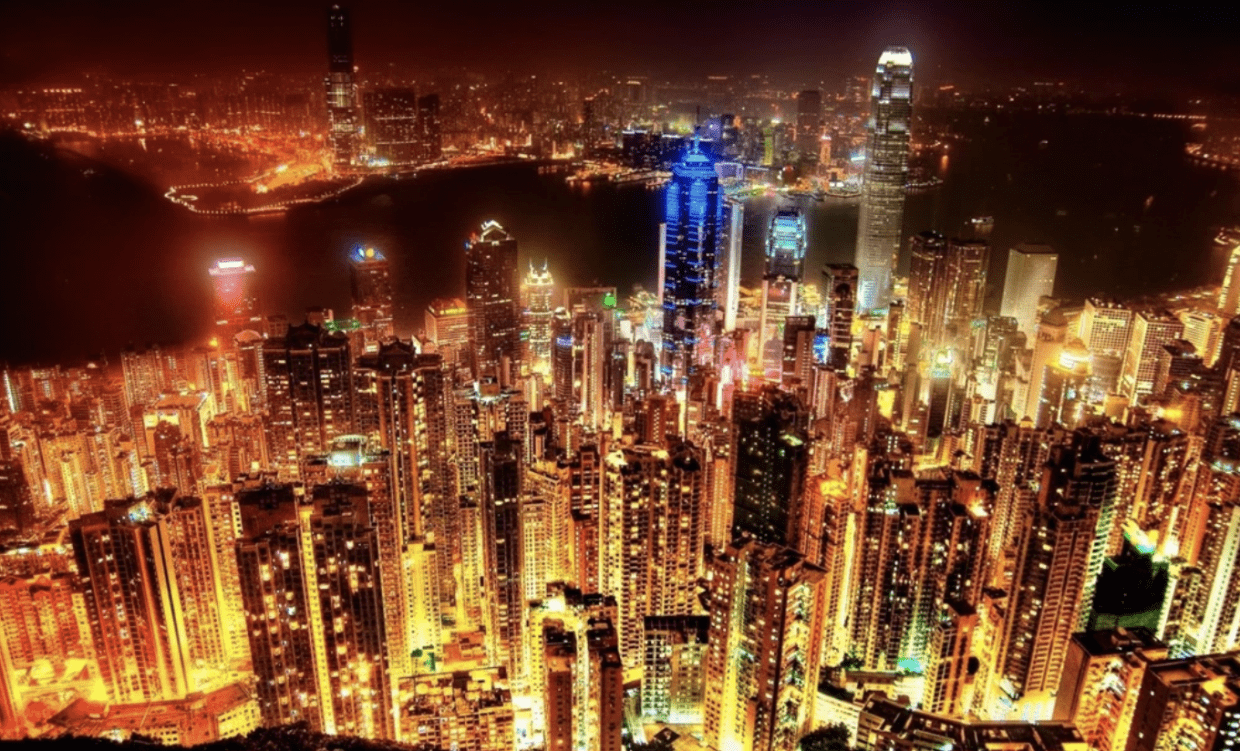
%> input picture Lecture-09/city1.png, 1240 x 751 px
$ octave test.m   (GNU Octave 9; MATLAB toolbox functions it lacks are replaced by stand-ins)
%> lines starting %> are read from the running program, lines starting %| are printed output that depends on the picture; in (x1, y1, x2, y2) boxes, pixels count from 0 and x2, y2 are one past the last pixel; in counts of white or black regions, pixels touching at a corner belong together; the program's own positions count from 1
%% Lab 6: Mini Project – Night city: sharpen + recolor lights
close all; clear; clc;

%% 1) Load (colour), robust to indexed / grayscale PNGs
[X, map] = imread('city1.png');
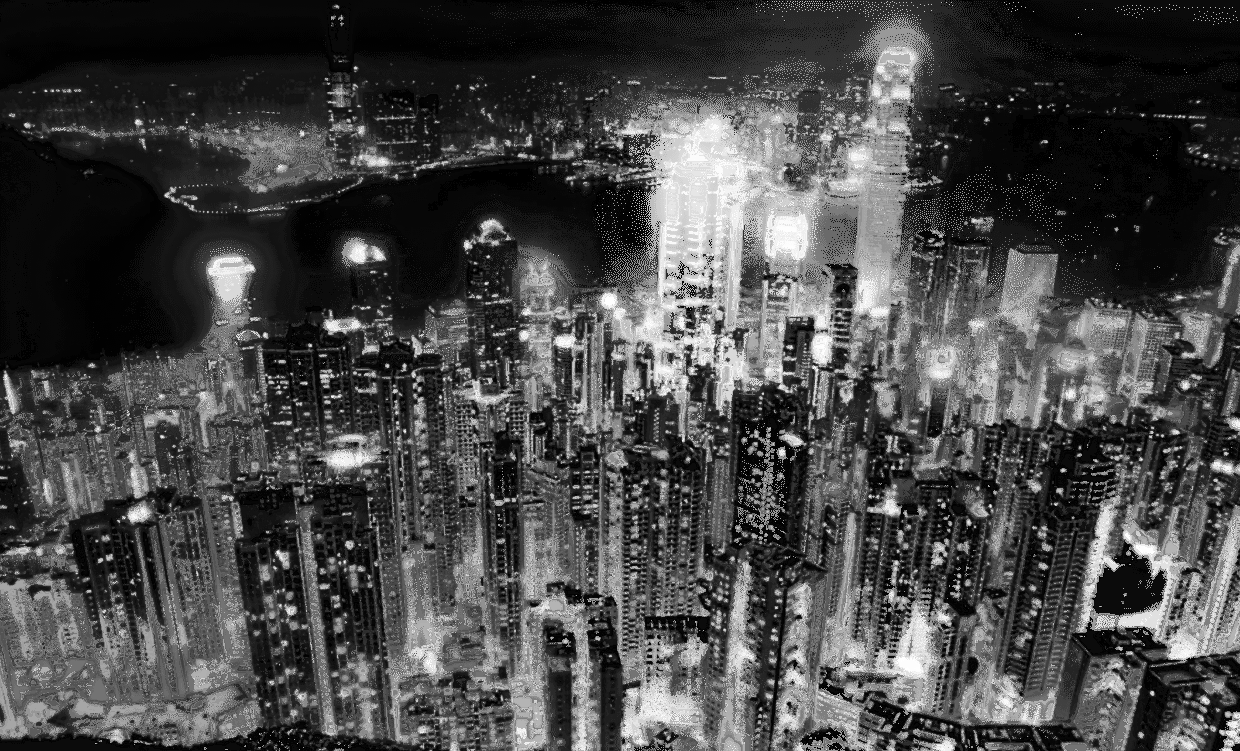
%> X: size 751x1240 uint8; min 0, max 255, mean 71.3
%> map = 256 rows, first 12: [0.0941 0.0196 0.0157; 0.188 0.0275 0.0118; 0.212 0.0314 0.0157; 0.0549 0.0157 0.0157; 0.165 0.0275 0.0118; 0.149 0.0196 0.0118; 0.114 0.0392 0.0118; 0.11 0.0157 0.0118; 0.129 0.0196 0.0118; 0.0784 0.0157 0.0118; 0.133 0.051 0.0157; 0.0235 0.00784 0.0118]
if ~isempty(map)
    RGB = ind2rgb(X, map);                % palette PNG -> true colour (already double)
else
    RGB = im2double(X);
    if size(RGB,3) == 1, RGB = repmat(RGB, 1, 1, 3); end   % grayscale -> 3 channels
end
[M,N,~] = size(RGB);
%> M = 751; N = 1240

%% 2) Denoise lightness only (night shots are noisy; sharpening would amplify it)
lab = rgb2lab(RGB);
%> lab: size 751x1240x3 double; mean of channels 1, 2, 3 34, 16.2, 23
L = lab(:,:,1) / 100;                     % [0,1]
L = medfilt2(L, [3 3], 'symmetric');

%% 3) Sharpen: frequency-domain high-boost (unsharp mask)
%    H_hb = 1 + k*(1 - H_LP)  -> passes lows unchanged, boosts highs by (1+k)
[u,v] = meshgrid(-floor(N/2):ceil(N/2)-1, -floor(M/2):ceil(M/2)-1);
D = sqrt(u.^2 + v.^2);
sigma = 40;  k = 1.5;                     % tune: smaller sigma = coarser detail boosted
H_hb = 1 + k*(1 - exp(-D.^2/(2*sigma^2)));
Lp = padarray(L, [M N], 'symmetric', 'post');   % pad to avoid wrap-around at borders
Fp = fftshift(fft2(Lp));
[Mp,Np] = size(Lp);
%> Mp = 1502; Np = 2480
[up,vp] = meshgrid(-floor(Np/2):ceil(Np/2)-1, -floor(Mp/2):ceil(Mp/2)-1);
Dp = sqrt((up*N/Np).^2 + (vp*M/Mp).^2);   % same physical cutoff on padded grid
H_hb = 1 + k*(1 - exp(-Dp.^2/(2*sigma^2)));
L_sh = real(ifft2(ifftshift(Fp .* H_hb)));
L_sh = min(max(L_sh(1:M,1:N), 0), 1);
%> L_sh: size 751x1240 double

lab_sh = lab;  lab_sh(:,:,1) = 100*L_sh;
%> after `lab_sh(:,:,1) = 100*L_sh`: lab_sh: size 751x1240x3 double; mean of channels 1, 2, 3 33.9, 16.2, 23
RGB_sh = min(max(lab2rgb(lab_sh), 0), 1);

%% 4) Recolor the lights
hsv = rgb2hsv(RGB);                       % detect on the un-sharpened image (no halos)
%> hsv: size 751x1240x3 double; mean H, S, V 0.11, 0.7, 0.458
V = hsv(:,:,3);  S = hsv(:,:,2);
H = hsv(:,:,1);
mask = V > 0.6 & S > 0.3 & H > 0.03 & H < 0.14;   % orange-ish only
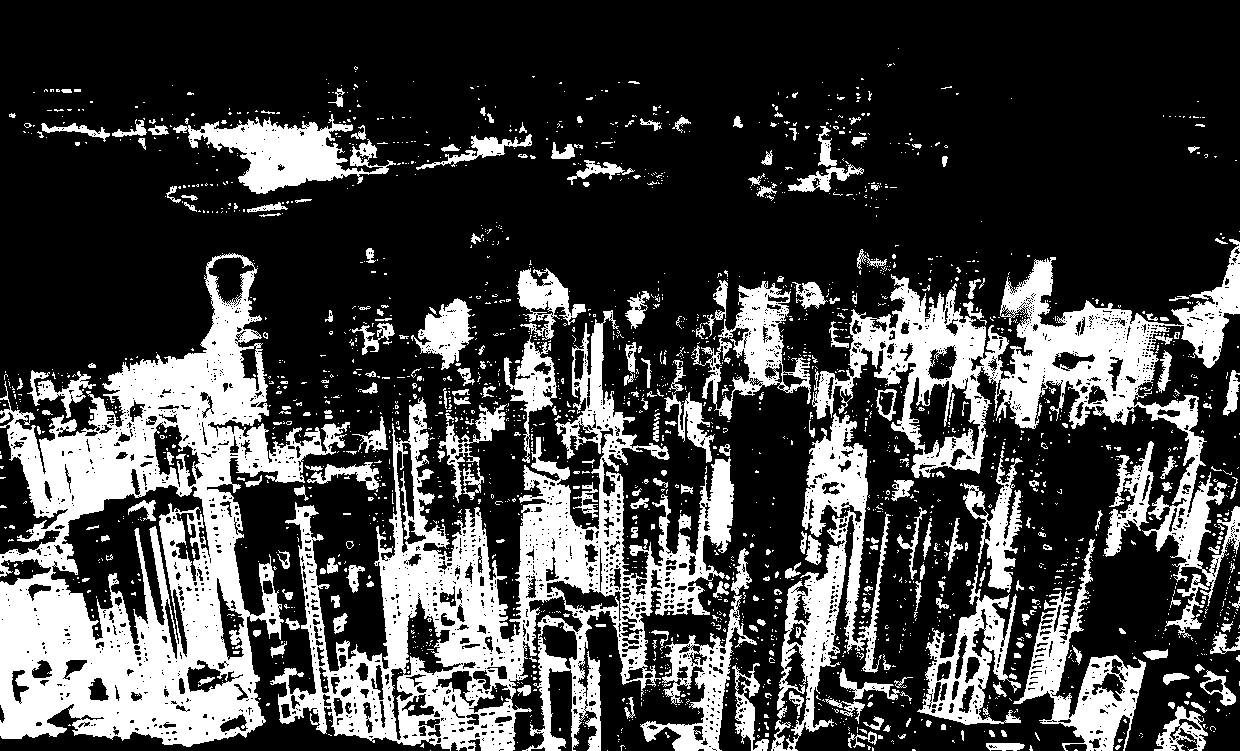
%> mask: size 751x1240 logical; 26.9% white; 2267 white regions (1978 under 20 px), largest, box (x1, y1, x2, y2) and area: (0, 253, 350, 747) 68430, (270, 310, 734, 751) 54929, (812, 239, 1240, 606) 34727
mask = bwareaopen(mask, 4);               % drop single-pixel speckle
m = imgaussfilt(double(mask), 2);         % soft edge -> natural glow transition

target_hue = 0.55;                        % 0 red, 0.08 orange, 0.33 green, 0.55 cyan, 0.75 purple
hsv_sh = rgb2hsv(RGB_sh);
%> hsv_sh: size 751x1240x3 double; mean H, S, V 0.11, 0.732, 0.456
hsv_rc = hsv_sh;
hsv_rc(:,:,1) = target_hue;
hsv_rc(:,:,2) = max(hsv_sh(:,:,2), 0.7);  % white-clipped cores need saturation to show colour
%> hsv_rc: size 751x1240x3 double; mean H, S, V 0.55, 0.818, 0.456
RGB_rc = hsv2rgb(hsv_rc);
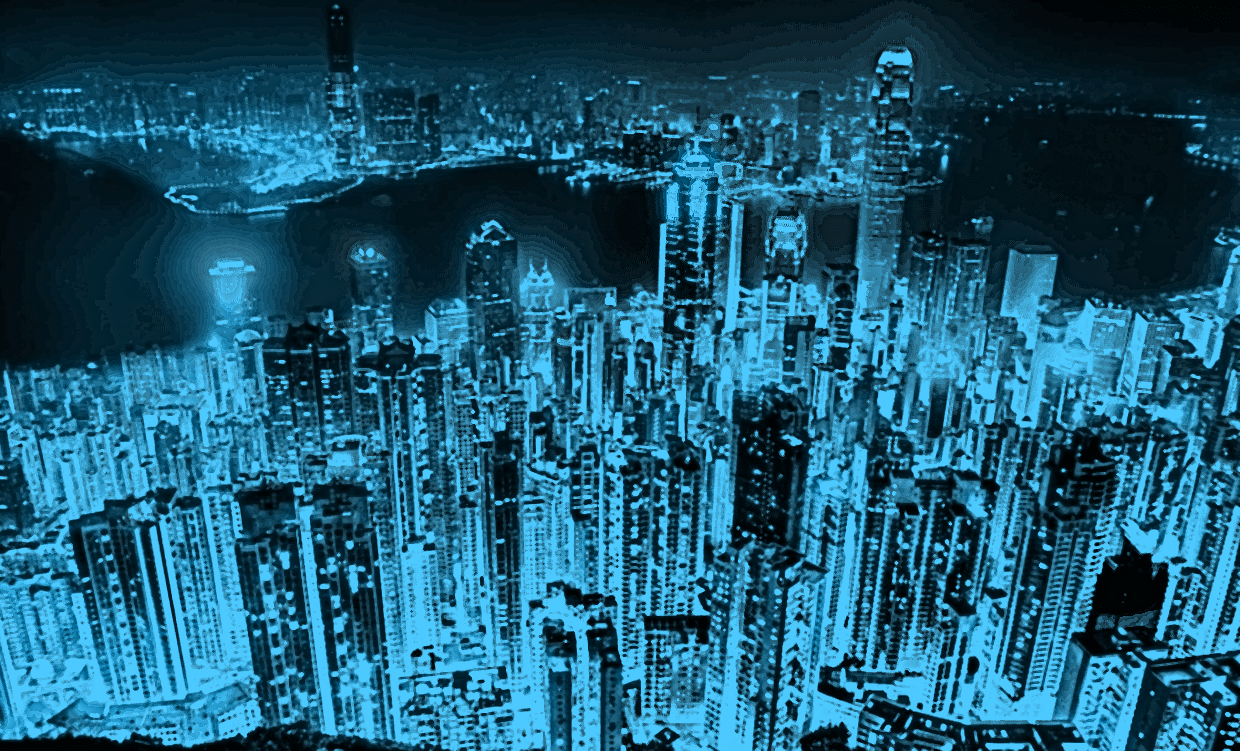
%> RGB_rc: size 751x1240x3 double; mean R, G, B 0.11, 0.352, 0.456

RGB_out = (1 - m).*RGB_sh + m.*RGB_rc;    % blend in RGB (avoids hue wrap-around artefacts)
%> RGB_out: size 751x1240x3 double; mean H, S, V 0.302, 0.3, 0.302

%% 5) Features: edges on the enhanced lightness
edges = edge(L_sh, 'Canny', [0.1 0.25]);
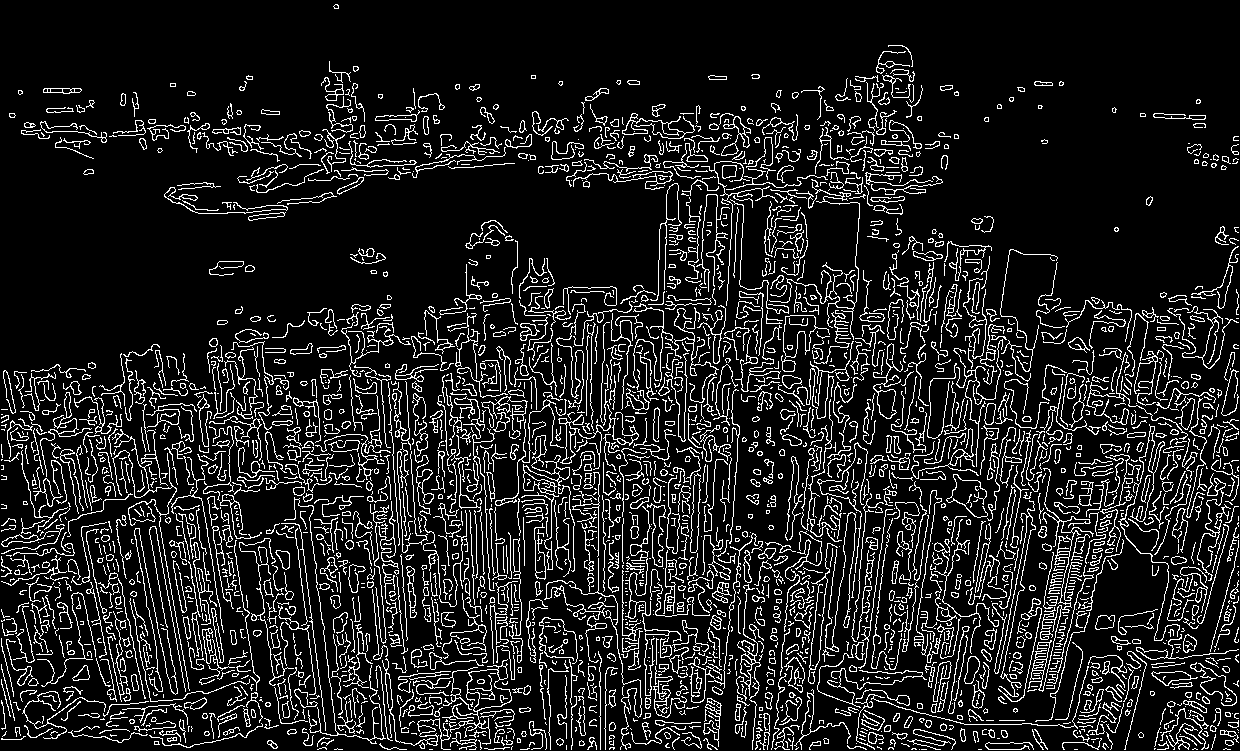
%> edges: size 751x1240 logical; 12.5% white in thin lines or dots

%% 6) Visualization
figure; montage({RGB, RGB_sh, RGB_out}, 'Size', [1 3]);
title('Original | Sharpened (high-boost) | Recolored lights');
figure; montage({mask, m, edges}, 'Size', [1 3]);
%> after `montage({mask, m, edges}, 'Size', [1 3])`:
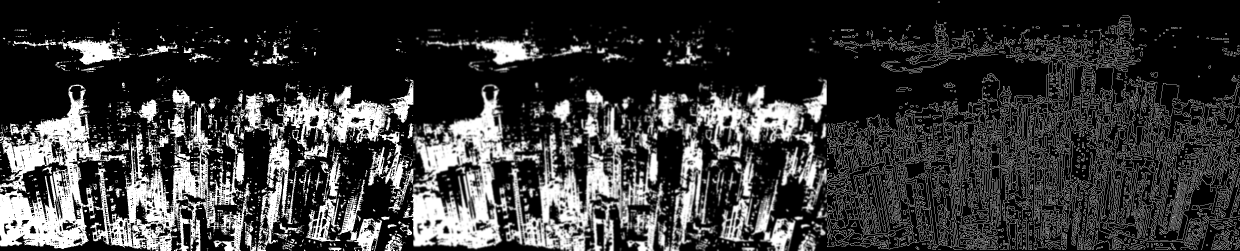
%> displayed picture: size 751x3720, on the screen's scale of 0 to 255 (shown at 1/3 size); min 0, max 255, mean 55.9
title('Light mask | Soft mask | Canny edges');
figure; imshow(log(1+abs(H_hb)), []); title('High-boost filter |H| (log)');

$ run again, with Lecture-09/forest1.jpg saved as Lecture-09/city1.png
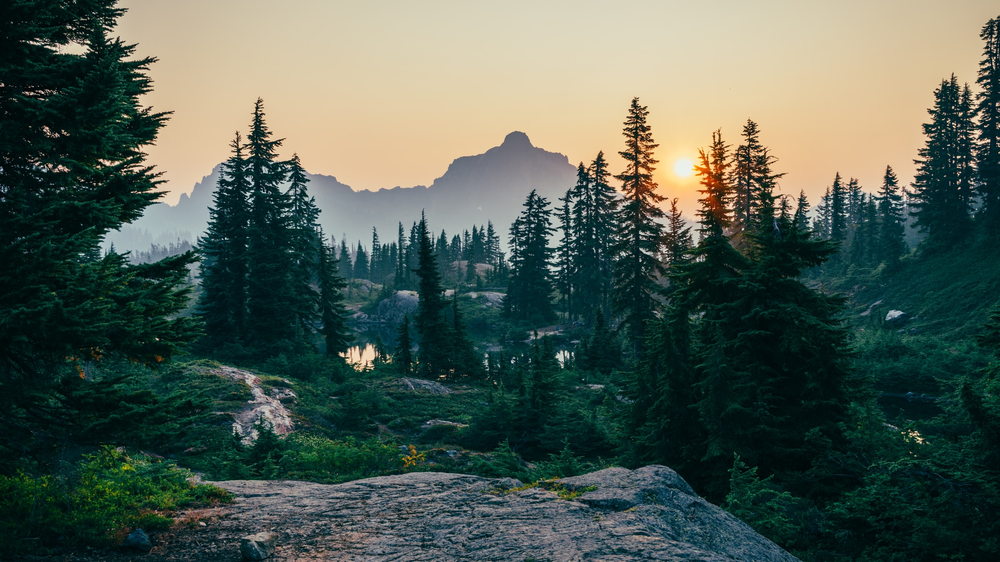
%> input picture Lecture-09/forest1.jpg, 1000 x 562 px, shrunk from 2400 x 1350 before the run
%> X is the input picture: size 562x1000x3 uint8; mean R, G, B 79.1, 92.7, 82.3
%> map = []
%> lab: size 562x1000x3 double; mean of channels 1, 2, 3 36.4, -6, 4.1
%> lab_sh: size 562x1000x3 double; mean of channels 1, 2, 3 36.2, -6, 4.1
%> hsv: size 562x1000x3 double; mean H, S, V 0.387, 0.608, 0.393
%> `mask = V > 0.6 & S > 0.3 & H > 0.03 & H < 0.14;`:
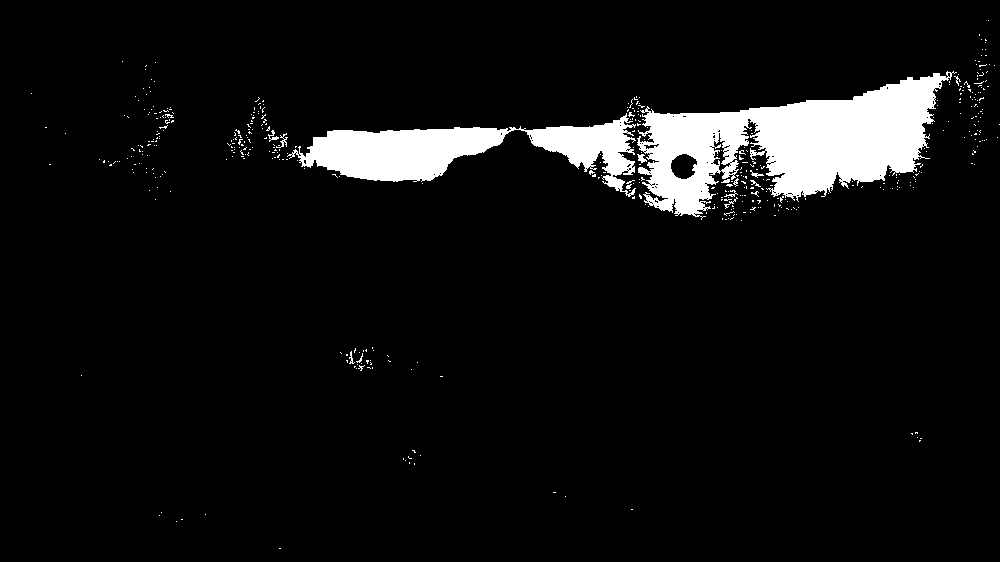
%> mask: size 562x1000 logical; 6.4% white; 468 white regions (454 under 20 px), largest, box (x1, y1, x2, y2) and area: (637, 71, 957, 220) 22496, (287, 113, 636, 197) 11657, (276, 133, 288, 148) 54
%> hsv_sh: size 562x1000x3 double; mean H, S, V 0.386, 0.612, 0.392
%> RGB_out: size 562x1000x3 double; mean H, S, V 0.279, 0.36, 0.342
%> edges: size 562x1000 logical; 8.1% white in thin lines or dots
%> `montage({mask, m, edges}, 'Size', [1 3])`:
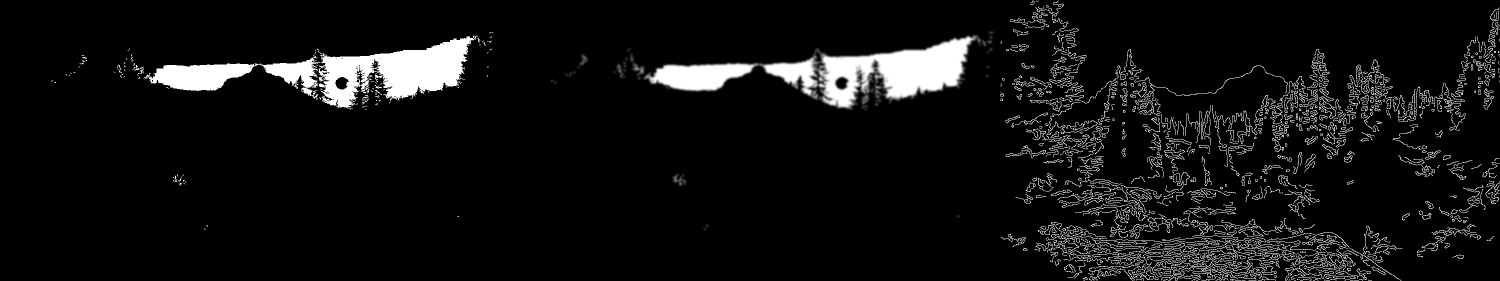
%> displayed picture: size 562x3000, on the screen's scale of 0 to 255 (shown at 1/2 size); min 0, max 255, mean 17.6
